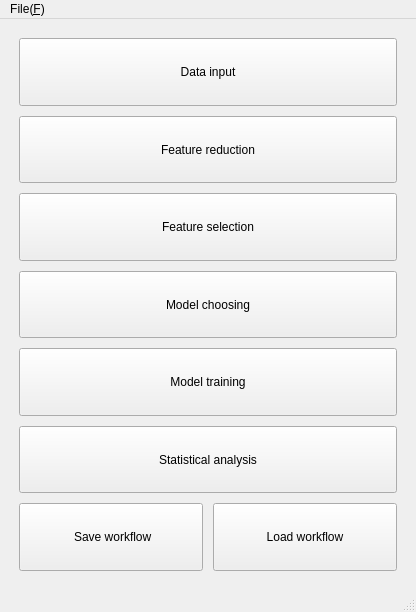
<?xml version="1.0" encoding="UTF-8"?>
<ui version="4.0">
 <class>MainWindow</class>
 <widget class="QMainWindow" name="MainWindow">
  <property name="geometry">
   <rect>
    <x>0</x>
    <y>0</y>
    <width>416</width>
    <height>612</height>
   </rect>
  </property>
  <property name="sizePolicy">
   <sizepolicy hsizetype="Expanding" vsizetype="Expanding">
    <horstretch>100</horstretch>
    <verstretch>100</verstretch>
   </sizepolicy>
  </property>
  <property name="minimumSize">
   <size>
    <width>350</width>
    <height>450</height>
   </size>
  </property>
  <property name="maximumSize">
   <size>
    <width>1000</width>
    <height>1000</height>
   </size>
  </property>
  <property name="mouseTracking">
   <bool>false</bool>
  </property>
  <property name="windowTitle">
   <string>MainWindow</string>
  </property>
  <widget class="QWidget" name="centralwidget">
   <property name="sizePolicy">
    <sizepolicy hsizetype="Expanding" vsizetype="Expanding">
     <horstretch>0</horstretch>
     <verstretch>100</verstretch>
    </sizepolicy>
   </property>
   <layout class="QGridLayout" name="gridLayout">
    <item row="0" column="0">
     <layout class="QGridLayout" name="gridLayout_all_ptb" columnstretch="100,0">
      <property name="sizeConstraint">
       <enum>QLayout::SetNoConstraint</enum>
      </property>
      <property name="leftMargin">
       <number>10</number>
      </property>
      <property name="topMargin">
       <number>10</number>
      </property>
      <property name="rightMargin">
       <number>10</number>
      </property>
      <property name="bottomMargin">
       <number>10</number>
      </property>
      <property name="spacing">
       <number>10</number>
      </property>
      <item row="3" column="0" colspan="2">
       <widget class="QPushButton" name="data_input">
        <property name="sizePolicy">
         <sizepolicy hsizetype="Expanding" vsizetype="Expanding">
          <horstretch>0</horstretch>
          <verstretch>0</verstretch>
         </sizepolicy>
        </property>
        <property name="styleSheet">
         <string notr="true"/>
        </property>
        <property name="text">
         <string>Data input</string>
        </property>
        <property name="iconSize">
         <size>
          <width>30</width>
          <height>30</height>
         </size>
        </property>
       </widget>
      </item>
      <item row="5" column="0" colspan="2">
       <widget class="QPushButton" name="feature_selection">
        <property name="sizePolicy">
         <sizepolicy hsizetype="Expanding" vsizetype="Expanding">
          <horstretch>0</horstretch>
          <verstretch>0</verstretch>
         </sizepolicy>
        </property>
        <property name="text">
         <string>Feature selection</string>
        </property>
        <property name="iconSize">
         <size>
          <width>30</width>
          <height>30</height>
         </size>
        </property>
       </widget>
      </item>
      <item row="9" column="0" colspan="2">
       <widget class="QPushButton" name="statistical_analysis">
        <property name="sizePolicy">
         <sizepolicy hsizetype="Expanding" vsizetype="Expanding">
          <horstretch>0</horstretch>
          <verstretch>0</verstretch>
         </sizepolicy>
        </property>
        <property name="text">
         <string>Statistical analysis</string>
        </property>
        <property name="iconSize">
         <size>
          <width>30</width>
          <height>30</height>
         </size>
        </property>
       </widget>
      </item>
      <item row="6" column="0" colspan="2">
       <widget class="QPushButton" name="model_choosing">
        <property name="sizePolicy">
         <sizepolicy hsizetype="Expanding" vsizetype="Expanding">
          <horstretch>0</horstretch>
          <verstretch>0</verstretch>
         </sizepolicy>
        </property>
        <property name="text">
         <string>Model choosing</string>
        </property>
        <property name="iconSize">
         <size>
          <width>30</width>
          <height>30</height>
         </size>
        </property>
       </widget>
      </item>
      <item row="4" column="0" colspan="2">
       <widget class="QPushButton" name="feature_reduction">
        <property name="sizePolicy">
         <sizepolicy hsizetype="Expanding" vsizetype="Expanding">
          <horstretch>0</horstretch>
          <verstretch>0</verstretch>
         </sizepolicy>
        </property>
        <property name="text">
         <string>Feature reduction</string>
        </property>
        <property name="iconSize">
         <size>
          <width>30</width>
          <height>30</height>
         </size>
        </property>
       </widget>
      </item>
      <item row="8" column="0" colspan="2">
       <widget class="QPushButton" name="model_training">
        <property name="sizePolicy">
         <sizepolicy hsizetype="Expanding" vsizetype="Expanding">
          <horstretch>0</horstretch>
          <verstretch>0</verstretch>
         </sizepolicy>
        </property>
        <property name="text">
         <string>Model training</string>
        </property>
        <property name="iconSize">
         <size>
          <width>30</width>
          <height>30</height>
         </size>
        </property>
       </widget>
      </item>
      <item row="10" column="0" colspan="2">
       <layout class="QHBoxLayout" name="save_load">
        <item>
         <widget class="QPushButton" name="save_workflow">
          <property name="sizePolicy">
           <sizepolicy hsizetype="Expanding" vsizetype="Expanding">
            <horstretch>0</horstretch>
            <verstretch>0</verstretch>
           </sizepolicy>
          </property>
          <property name="text">
           <string> Save workflow</string>
          </property>
          <property name="iconSize">
           <size>
            <width>30</width>
            <height>30</height>
           </size>
          </property>
         </widget>
        </item>
        <item>
         <widget class="QPushButton" name="load_workflow">
          <property name="sizePolicy">
           <sizepolicy hsizetype="Expanding" vsizetype="Expanding">
            <horstretch>0</horstretch>
            <verstretch>0</verstretch>
           </sizepolicy>
          </property>
          <property name="text">
           <string>Load workflow</string>
          </property>
          <property name="iconSize">
           <size>
            <width>30</width>
            <height>30</height>
           </size>
          </property>
         </widget>
        </item>
       </layout>
      </item>
     </layout>
    </item>
   </layout>
  </widget>
  <widget class="QStatusBar" name="statusbar"/>
  <widget class="QMenuBar" name="menubar">
   <property name="geometry">
    <rect>
     <x>0</x>
     <y>0</y>
     <width>416</width>
     <height>26</height>
    </rect>
   </property>
   <widget class="QMenu" name="menueasylearn">
    <property name="title">
     <string>File(&amp;F)</string>
    </property>
    <addaction name="separator"/>
    <addaction name="actionCreate"/>
   </widget>
   <addaction name="menueasylearn"/>
  </widget>
  <action name="actionCreate">
   <property name="text">
    <string>Create</string>
   </property>
  </action>
 </widget>
 <resources/>
 <connections/>
</ui>
